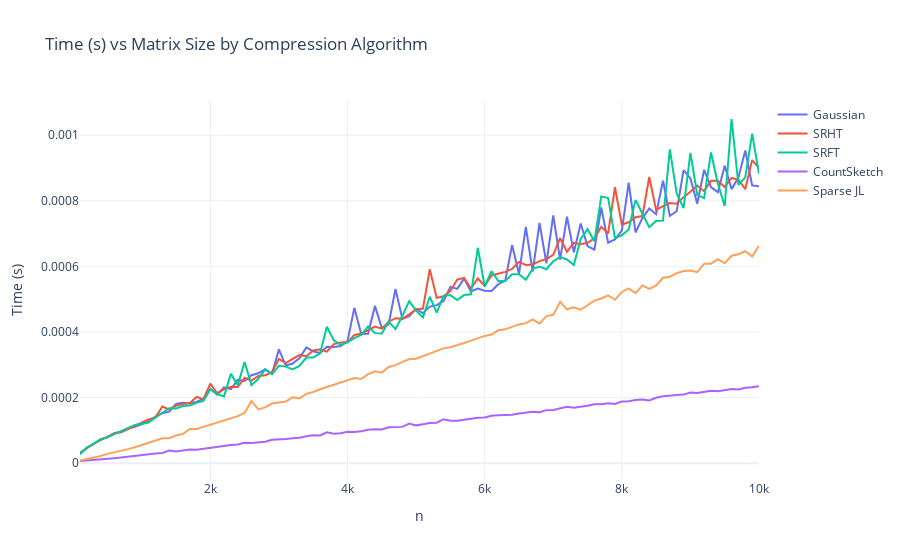

The notebook cell this image was saved under:
### Code cell
fig = go.Figure()


for method in times_df.columns:
    fig.add_trace(
        go.Scatter(
            x = times_df.index,
            y = times_df[method],
            name = method
        )
    )

fig.update_layout(
    title = 'Time (s) vs Matrix Size by Compression Algorithm',
    xaxis_title = 'n',
    yaxis_title = 'Time (s)',
    template = 'plotly_white'
)
fig.show()
